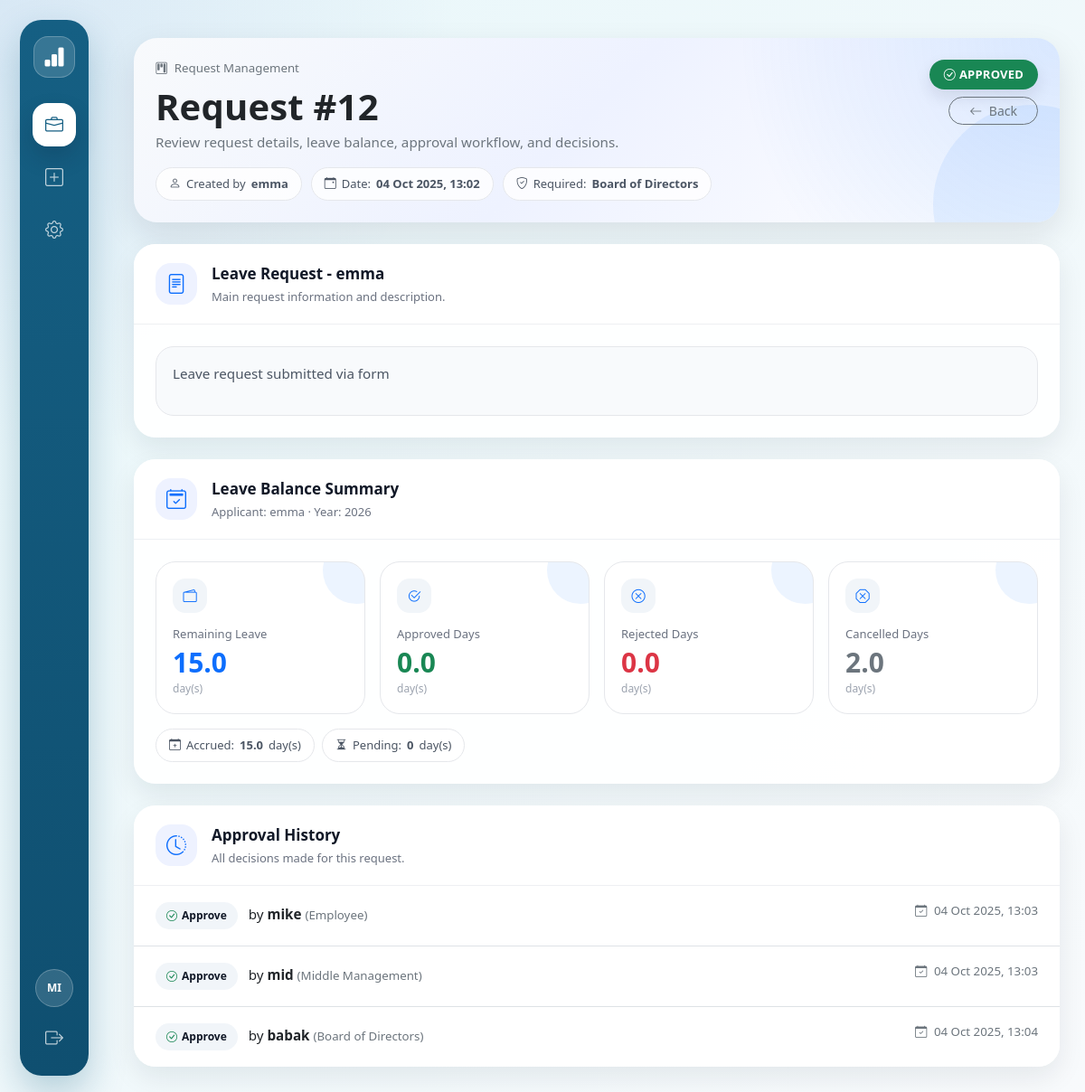
The app's page /requests/12/ (signed in) with its own data.
### core/models.py (models this page shows, shortened)
class Request(models.Model):
    title = models.CharField(max_length=200)
    body = models.TextField(blank=True)
    created_by = models.ForeignKey(
        settings.AUTH_USER_MODEL,
        on_delete=models.PROTECT,
        related_name="requests_created",
    )
    created_at = models.DateTimeField(default=timezone.now)
    status = models.CharField(
        max_length=20,
        choices=RequestStatus.choices,
        default=RequestStatus.DRAFT,
    )
    required_user = models.ForeignKey(
        settings.AUTH_USER_MODEL,
        null=True,
        blank=True,
        on_delete=models.SET_NULL,
        related_name="requests_waiting_on_me",
        help_text="If set, this specific user must act before role-based approvals.",
    )
    required_role = models.IntegerField(
        choices=Role.choices,
        default=Role.MIDDLE,
        help_text="Role required to act next.",
    )
    class Meta:
        ordering = ["-created_at"]
    def is_terminal(self) -> bool:
        return self.status in (
            RequestStatus.APPROVED,
            RequestStatus.REJECTED,
            RequestStatus.CANCELLED,
        )

class Approval(models.Model):
    request = models.ForeignKey(
        Request,
        on_delete=models.CASCADE,
        related_name="approvals",
    )
    decided_by = models.ForeignKey(
        settings.AUTH_USER_MODEL,
        on_delete=models.PROTECT,
        related_name="approvals_made",
    )
    decided_role = models.IntegerField(
        choices=Role.choices,
        null=True,
        blank=True,
    )
    decision = models.CharField(max_length=10, choices=Decision.choices)
    comment = models.TextField(blank=True)
    decided_at = models.DateTimeField(default=timezone.now)
    class Meta:
        ordering = ["decided_at"]

### core/views.py (the view)
# urls.py: path("requests/<int:pk>/", views.request_detail, name="request_detail"),
@login_required
def request_detail(request, pk):
    obj = get_object_or_404(
        Request.objects.select_related("created_by__profile").prefetch_related("approvals"),
        pk=pk,
    )
    can_act = (not obj.is_terminal()) and can_user_approve(request.user, obj)
    stats = leave_year_stats(obj.created_by) if hasattr(obj, "leave") else None
    return render(
        request,
        "core/request_detail.html",
        {
            "obj": obj,
            "can_act": can_act,
            "stats": stats,
        },
    )

### core/models.py (called while the page is built, shortened)
def _clamp_days_to_year(start: date, end: date, year: int) -> float:
    year_start = date(year, 1, 1)
    year_end = date(year, 12, 31)
    s = max(start, year_start)
    e = min(end, year_end)
    if e < s:
        return 0.0
    return float((e - s).days + 1)

def _leave_days_in_year(lr: LeaveRequest, year: int) -> float:
    if lr.mode == LeaveMode.DAILY and lr.daily_from and lr.daily_to:
        return _clamp_days_to_year(lr.daily_from, lr.daily_to, year)

### core/templates/core/request_detail.html (shortened to what this page needs)
{% extends "base.html" %}
{% load static %}
{% block content %}
  <link rel="stylesheet" href="{% static 'css/custom.css' %}?v=2">
  <div class="request-page">
    <div class="card hero-card mb-4">
      <div class="card-body p-4 hero-content">
        <div class="d-flex justify-content-between align-items-start flex-wrap gap-3">
          <div>
            <div class="text-muted small mb-2">
              <i class="bi bi-kanban me-1"></i>
              Request Management
            </div>
            <h1 class="page-title mb-1">Request #{{ obj.pk }}</h1>
            <div class="text-muted">Review request details, leave balance, approval workflow, and decisions.</div>
            <div class="meta-wrap">
              <span class="meta-pill">
                <i class="bi bi-person"></i>
                Created by <strong>{{ obj.created_by.username }}</strong>
              </span>
              <span class="meta-pill">
                <i class="bi bi-calendar-event"></i>
                Date: <strong>{{ obj.created_at|date:"d M Y, H:i" }}</strong>
              </span>
              <span class="meta-pill">
                <i class="bi bi-shield-check"></i>
                {% if obj.required_user %}
                  Required: <strong>Targeted user first</strong>
                {% else %}
                  Required: <strong>{{ obj.get_required_role_display }}</strong>
                {% endif %}
              </span>
            </div>
          </div>
          <div class="d-flex flex-column align-items-end gap-2">
            {% if obj.status == "APPROVED" or obj.status == "APPROVE" %}
              <span class="badge text-bg-success status-badge">
                <i class="bi bi-check-circle me-1"></i>{{ obj.status }}
              </span>
            {% elif obj.status == "REJECTED" or obj.status == "REJECT" %}
              <span class="badge text-bg-danger status-badge">
                <i class="bi bi-x-circle me-1"></i>{{ obj.status }}
              </span>
            {% elif obj.status == "CANCELLED" or obj.status == "CANCELED" %}
              <span class="badge text-bg-secondary status-badge">
                <i class="bi bi-x-octagon me-1"></i>{{ obj.status }}
              </span>
            {% else %}
              <span class="badge text-bg-dark status-badge">
                <i class="bi bi-clock-history me-1"></i>{{ obj.status }}
              </span>
            {% endif %}
            <a class="btn btn-outline-secondary btn-sm btn-pill"
               href="{% url 'request_list' %}">
              <i class="bi bi-arrow-left me-1"></i>
              Back
            </a>
          </div>
        </div>
      </div>
    </div>
    <div class="card glass-card mb-4">
      <div class="card-soft-header">
        <div class="d-flex align-items-center gap-3">
          <div class="icon-box">
            <i class="bi bi-file-text"></i>
          </div>
          <div>
            <div class="section-title">{{ obj.title }}</div>
            <div class="section-subtitle">Main request information and description.</div>
          </div>
        </div>
      </div>
      <div class="card-soft-body">
        {% if obj.body %}
          <div class="description-box">{{ obj.body|linebreaks }}</div>
        {% else %}
          <div class="description-box text-muted">
            <i class="bi bi-info-circle me-1"></i>
            No description has been provided for this request.
          </div>
        {% endif %}
      </div>
    </div>
    {% if stats %}
      <div class="card glass-card mb-4">
        <div class="card-soft-header">
          <div class="d-flex align-items-center gap-3">
            <div class="icon-box">
              <i class="bi bi-calendar2-check"></i>
            </div>
            <div>
              <div class="section-title">Leave Balance Summary</div>
              <div class="section-subtitle">
                Applicant: {{ obj.created_by.get_full_name|default:obj.created_by.username }} · Year: {{ stats.year }}
              </div>
            </div>
          </div>
        </div>
        <div class="card-soft-body">
          <div class="row g-3">
            <div class="col-6 col-lg-3">
              <div class="stat-card">
                <div class="stat-icon">
                  <i class="bi bi-wallet2"></i>
                </div>
                <div class="stat-label">Remaining Leave</div>
                <div class="stat-value text-primary">{{ stats.remaining }}</div>
                <div class="stat-unit">day(s)</div>
              </div>
            </div>
            <div class="col-6 col-lg-3">
              <div class="stat-card">
                <div class="stat-icon">
                  <i class="bi bi-check2-circle"></i>
                </div>
                <div class="stat-label">Approved Days</div>
                <div class="stat-value text-success">{{ stats.approved_days }}</div>
                <div class="stat-unit">day(s)</div>
              </div>
            </div>
            <div class="col-6 col-lg-3">
              <div class="stat-card">
                <div class="stat-icon">
                  <i class="bi bi-x-circle"></i>
                </div>
                <div class="stat-label">Rejected Days</div>
                <div class="stat-value text-danger">{{ stats.rejected_days }}</div>
                <div class="stat-unit">day(s)</div>
              </div>
            </div>
            <div class="col-6 col-lg-3">
              <div class="stat-card">
                <div class="stat-icon">
                  <i class="bi bi-x-octagon"></i>
                </div>
                <div class="stat-label">Cancelled Days</div>
                <div class="stat-value text-secondary">{{ stats.cancelled_days }}</div>
                <div class="stat-unit">day(s)</div>
              </div>
            </div>
          </div>
          <div class="d-flex flex-wrap gap-2 mt-3">
            <span class="meta-pill">
              <i class="bi bi-calendar-plus"></i>
              Accrued: <strong>{{ stats.accrued }}</strong> day(s)
            </span>
            <span class="meta-pill">
              <i class="bi bi-hourglass-split"></i>
              Pending: <strong>{{ stats.pending_days|default:0 }}</strong> day(s)
            </span>
          </div>
        </div>
      </div>
    {% endif %}
    <div class="card history-card">
      <div class="card-soft-header">
        <div class="d-flex align-items-center gap-3">
          <div class="icon-box">
            <i class="bi bi-clock-history"></i>
          </div>
          <div>
            <div class="section-title">Approval History</div>
            <div class="section-subtitle">All decisions made for this request.</div>
          </div>
        </div>
      </div>
      <ul class="list-group list-group-flush">
        {% for ap in obj.approvals.all %}
          <li class="list-group-item approval-item">
            <div class="d-flex justify-content-between align-items-start flex-wrap gap-3">
              <div>
                <span class="decision-pill">
                  {% if ap.decision == "APPROVE" %}
                    <i class="bi bi-check-circle text-success"></i>
                  {% elif ap.decision == "REJECT" %}
                    <i class="bi bi-x-circle text-danger"></i>
                  {% else %}
                    <i class="bi bi-dot"></i>
                  {% endif %}
                  {{ ap.get_decision_display }}
                </span>
                <span class="ms-2">
                  by <strong>{{ ap.decided_by.username }}</strong>
                </span>
                {% if ap.decided_role %}<span class="text-muted small">({{ ap.get_decided_role_display }})</span>{% endif %}
              </div>
              <div class="text-muted small">
                <i class="bi bi-calendar-check me-1"></i>
                {{ ap.decided_at|date:"d M Y, H:i" }}
              </div>
            </div>
          </li>
        {% endfor %}
      </ul>
    </div>
  </div>
{% endblock %}

### core/templates/base.html (shortened to what this page needs)
{% load static %}
<!DOCTYPE html>
<html lang="en" data-bs-theme="light">
  <head>
    <link href="https://cdn.jsdelivr.net/npm/bootstrap@5.3.3/dist/css/bootstrap.min.css"
          rel="stylesheet" />
    <link href="https://cdn.jsdelivr.net/npm/bootstrap-icons@1.11.3/font/bootstrap-icons.css"
          rel="stylesheet" />
    <link href="{% static 'css/custom.css' %}" rel="stylesheet" />
    <link rel="stylesheet" href="{% static 'css/custom.css' %}?v=2">
  </head>
  <body>
    <div class="app-shell">
      <aside class="app-sidebar">
        <a class="sidebar-brand" href="{% url 'home' %}" title="ATO CRM">
          <i class="bi bi-bar-chart-fill"></i>
        </a>
        <nav class="sidebar-nav">
          <a class="sidebar-link {% if request.path == '/' or request.path|slice:':10' == '/requests/' %}active{% endif %}"
             href="{% url 'request_list' %}"
             title="Requests">
            <i class="bi bi-briefcase"></i>
          </a>
          <a class="sidebar-link {% if request.path == '/requests/new/' %}active{% endif %}"
             href="{% url 'request_new_hub' %}"
             title="New Request">
            <i class="bi bi-plus-square"></i>
          </a>
          {% if user.is_authenticated %}
            <a class="sidebar-link" href="/admin/" title="Admin">
              <i class="bi bi-gear"></i>
            </a>
          {% endif %}
        </nav>
        <div class="sidebar-bottom">
          {% if user.is_authenticated %}
            <div class="user-circle" title="{{ user.get_username }}">{{ user.get_username|slice:":2"|upper }}</div>
            <form method="post" action="{% url 'logout' %}">
              <button class="sidebar-logout" type="submit" title="Logout">
                <i class="bi bi-box-arrow-right"></i>
              </button>
            </form>
          {% else %}
            <a class="sidebar-link" href="{% url 'login' %}" title="Login">
              <i class="bi bi-box-arrow-in-right"></i>
            </a>
          {% endif %}
        </div>
      </aside>
      <div class="app-main">
        <main class="{% block container_class %}{% endblock %}">
          {% block content %}{% endblock %}
        </main>
      </div>
    </div>
  </body>
</html>

### static/css/custom.css (style rules this page uses)
body { background-color: #f8f9fa; font-family: "Segoe UI", Roboto, Arial, sans-serif; font-size: 0.95rem; color: #333; }
.card { border-radius: 0.5rem; }
.btn { border-radius: 0.4rem; font-weight: 500; }
.badge { font-size: 0.8rem; padding: 0.5em 0.75em; border-radius: 0.4rem; }
.text-muted { color: #6c757d !important; }

### core/templates/base.html (style rules this page uses)
:root { --persian-blue: #1C39BB; --sidebar-blue: #155f83; --sidebar-blue-dark: #0f4f70; --sidebar-active-bg: #ffffff; --crm-bg: #eef7f9; --crm-text: #111827; --crm-muted: #6b7280; --crm-border: #e5e7eb; }
body { margin: 0; background: radial-gradient(circle at top left, rgba(28, 57, 187, 0.08), transparent 30%), linear-gradient(135deg, #e8f7fa 0%, #f8fafc 100%); color: var(--crm-text); }
.app-shell { min-height: 100vh; display: flex; }
.app-sidebar { position: fixed; left: 22px; top: 22px; bottom: 22px; width: 76px; background: linear-gradient(180deg, var(--sidebar-blue) 0%, var(--sidebar-blue-dark) 100%); border-radius: 24px; box-shadow: 0 18px 40px rgba(15, 95, 131, 0.28); z-index: 1000; display: flex; flex-direction: column; align-items: center; padding: 18px 10px; }
.sidebar-brand { width: 46px; height: 46px; border-radius: 16px; background: rgba(255, 255, 255, 0.15); border: 1px solid rgba(255, 255, 255, 0.22); color: #ffffff; display: flex; align-items: center; justify-content: center; font-size: 24px; margin-bottom: 28px; text-decoration: none; }
.sidebar-nav { width: 100%; display: flex; flex-direction: column; gap: 10px; align-items: center; }
.sidebar-link { width: 48px; height: 48px; border-radius: 16px; color: rgba(255, 255, 255, 0.72); display: flex; align-items: center; justify-content: center; font-size: 20px; text-decoration: none; transition: all 0.18s ease; border: 0; }
.sidebar-link.active { background: var(--sidebar-active-bg); color: var(--sidebar-blue); box-shadow: 0 12px 24px rgba(15, 23, 42, 0.18); }
.sidebar-bottom { margin-top: auto; width: 100%; display: flex; flex-direction: column; gap: 10px; align-items: center; }
.user-circle { width: 42px; height: 42px; border-radius: 50%; background: rgba(255, 255, 255, 0.14); border: 1px solid rgba(255, 255, 255, 0.24); color: #ffffff; display: flex; align-items: center; justify-content: center; font-size: 12px; font-weight: 800; }
.sidebar-logout { border: 0; background: transparent; color: rgba(255, 255, 255, 0.72); width: 48px; height: 48px; border-radius: 16px; font-size: 20px; transition: all 0.18s ease; }
.app-main { width: 100%; margin-left: 120px; padding: 24px 28px 32px; }
.page-title { font-weight: 800; letter-spacing: 0.2px; }

### records on screen
Request: pk "12", created_by.username "emma", created_at "04 Oct 2025, 13:02", required_role "Board of Directors", status "APPROVED", title "Leave Request - emma", body "Leave request submitted via form", created_by.get_full_name "emma"
Approval: decision "Approve", decided_by.username "mike", decided_role "Employee", decided_at "04 Oct 2025, 13:03"
Approval: decision "Approve", decided_by.username "mid", decided_role "Middle Management", decided_at "04 Oct 2025, 13:03"
Approval: decision "Approve", decided_by.username "babak", decided_role "Board of Directors", decided_at "04 Oct 2025, 13:04"

### other values on screen
{{ user.get_username|slice:":2"|upper }} "MI"
{{ stats.year }} "2026"
{{ stats.remaining }} "15.0"
{{ stats.approved_days }} "0.0"
{{ stats.rejected_days }} "0.0"
{{ stats.cancelled_days }} "2.0"
{{ stats.accrued }} "15.0"
{{ stats.pending_days|default:0 }} "0"
